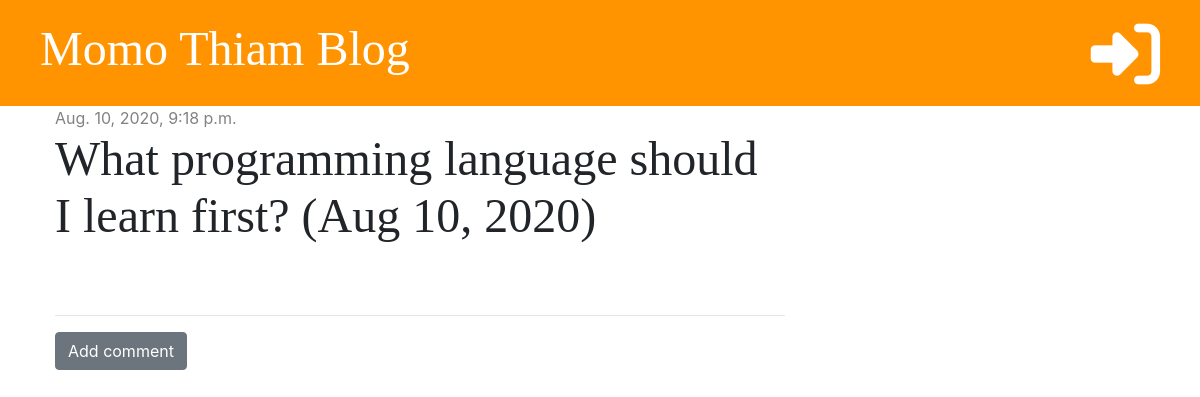
The app's page /post/1/ with its own data.
### blog/models.py (models this page shows, shortened)
class Post(models.Model):
    author = models.ForeignKey('auth.User', on_delete=models.CASCADE)
    title = models.CharField(max_length=200)
    text = models.TextField()
    created_date = models.DateTimeField(default=timezone.now)
    published_date = models.DateTimeField(blank=True, null=True)

### blog/views.py (the view)
# urls.py: path('post/<int:pk>/', views.post_detail, name='post_detail'),
def post_detail(request, pk):
    post = get_object_or_404(Post, pk=pk)
    stuff_for_frontend = {'post': post}
    return render(request, 'blog/post_detail.html', stuff_for_frontend)

### blog/templatetags/markdownify.py (called while the page is built)
@register.filter
def markdown(value):
    renderer = HighlightRenderer()
    markdown = mistune.Markdown(renderer=renderer)
    return markdown(value)

### blog/templates/blog/post_detail.html (shortened to what this page needs)
{% extends 'blog/base.html' %}
{% load markdownify %}
{% block content %}
    <div class="post">
        {% if post.published_date %}
            <div class="date">
                {{ post.published_date }}
            </div>
        {% else %}
            <a href="{% url 'post_publish' pk=post.pk %}" class="btn btn-primary">Publish</a>
        {% endif %}
        <h1>{{ post.title }}</h1>
    </div>
    <hr>
    <a href="{% url 'add_comment_to_post' pk=post.pk %}" class="btn btn-secondary">Add comment</a>
{% endblock %}

### blog/static/css/blog.css (style rules this page uses)
h1, h2, h3, h4 { font-family: 'Tangerine', 'Inconsalata', 'Droid Sans', serif; font-size: 48px; }
.date { color: #828282 }
.post { margin-bottom: 70px; }

### records on screen
Post: published_date "Aug. 10, 2020, 9:18 p.m.", title "What programming language should I learn first? (Aug 10, 2020)"
